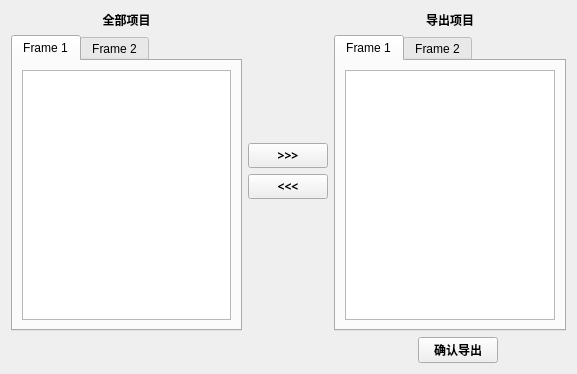
<?xml version="1.0" encoding="UTF-8"?>
<ui version="4.0">
 <class>ExList</class>
 <widget class="QWidget" name="ExList">
  <property name="geometry">
   <rect>
    <x>0</x>
    <y>0</y>
    <width>577</width>
    <height>374</height>
   </rect>
  </property>
  <property name="windowTitle">
   <string>Form</string>
  </property>
  <layout class="QGridLayout" name="gridLayout_5">
   <item row="0" column="0">
    <layout class="QGridLayout" name="gridLayout_4">
     <item row="0" column="0">
      <widget class="QLabel" name="label_1">
       <property name="font">
        <font>
         <family>微软雅黑</family>
         <weight>75</weight>
         <bold>true</bold>
        </font>
       </property>
       <property name="text">
        <string>全部项目</string>
       </property>
       <property name="alignment">
        <set>Qt::AlignCenter</set>
       </property>
      </widget>
     </item>
     <item row="1" column="0">
      <widget class="QTabWidget" name="tabWidget_left">
       <property name="currentIndex">
        <number>0</number>
       </property>
       <widget class="QWidget" name="tab">
        <attribute name="title">
         <string>Frame 1</string>
        </attribute>
        <layout class="QGridLayout" name="gridLayout_2">
         <item row="0" column="0">
          <widget class="QListView" name="listView_left_1">
           <property name="dragEnabled">
            <bool>true</bool>
           </property>
           <property name="dragDropMode">
            <enum>QAbstractItemView::DragDrop</enum>
           </property>
           <property name="defaultDropAction">
            <enum>Qt::TargetMoveAction</enum>
           </property>
          </widget>
         </item>
        </layout>
       </widget>
       <widget class="QWidget" name="tab_2">
        <attribute name="title">
         <string>Frame 2</string>
        </attribute>
        <layout class="QGridLayout" name="gridLayout_3">
         <item row="0" column="0">
          <widget class="QListView" name="listView_left_2"/>
         </item>
        </layout>
       </widget>
      </widget>
     </item>
    </layout>
   </item>
   <item row="0" column="1">
    <layout class="QVBoxLayout" name="verticalLayout">
     <item>
      <spacer name="verticalSpacer_4">
       <property name="orientation">
        <enum>Qt::Vertical</enum>
       </property>
       <property name="sizeHint" stdset="0">
        <size>
         <width>20</width>
         <height>40</height>
        </size>
       </property>
      </spacer>
     </item>
     <item>
      <spacer name="verticalSpacer">
       <property name="orientation">
        <enum>Qt::Vertical</enum>
       </property>
       <property name="sizeHint" stdset="0">
        <size>
         <width>20</width>
         <height>40</height>
        </size>
       </property>
      </spacer>
     </item>
     <item>
      <widget class="QPushButton" name="pushButton_all2right">
       <property name="font">
        <font>
         <family>3ds</family>
         <weight>75</weight>
         <bold>true</bold>
        </font>
       </property>
       <property name="toolTip">
        <string>全部移至右边</string>
       </property>
       <property name="text">
        <string>&gt;&gt;&gt;</string>
       </property>
      </widget>
     </item>
     <item>
      <widget class="QPushButton" name="pushButton_all2left">
       <property name="font">
        <font>
         <family>3ds</family>
         <weight>75</weight>
         <bold>true</bold>
        </font>
       </property>
       <property name="toolTip">
        <string>全部移至左边</string>
       </property>
       <property name="text">
        <string>&lt;&lt;&lt;</string>
       </property>
      </widget>
     </item>
     <item>
      <spacer name="verticalSpacer_2">
       <property name="orientation">
        <enum>Qt::Vertical</enum>
       </property>
       <property name="sizeHint" stdset="0">
        <size>
         <width>20</width>
         <height>40</height>
        </size>
       </property>
      </spacer>
     </item>
     <item>
      <spacer name="verticalSpacer_3">
       <property name="orientation">
        <enum>Qt::Vertical</enum>
       </property>
       <property name="sizeHint" stdset="0">
        <size>
         <width>20</width>
         <height>40</height>
        </size>
       </property>
      </spacer>
     </item>
    </layout>
   </item>
   <item row="0" column="2">
    <layout class="QGridLayout" name="gridLayout">
     <item row="0" column="0">
      <widget class="QLabel" name="label_2">
       <property name="font">
        <font>
         <family>微软雅黑</family>
         <weight>75</weight>
         <bold>true</bold>
        </font>
       </property>
       <property name="text">
        <string>导出项目</string>
       </property>
       <property name="alignment">
        <set>Qt::AlignCenter</set>
       </property>
      </widget>
     </item>
     <item row="1" column="0">
      <widget class="QTabWidget" name="tabWidget_right">
       <property name="currentIndex">
        <number>0</number>
       </property>
       <widget class="QWidget" name="tab_3">
        <attribute name="title">
         <string>Frame 1</string>
        </attribute>
        <layout class="QGridLayout" name="gridLayout_6">
         <item row="0" column="0">
          <widget class="QListView" name="listView_right_1">
           <property name="dragEnabled">
            <bool>true</bool>
           </property>
           <property name="dragDropMode">
            <enum>QAbstractItemView::DragDrop</enum>
           </property>
           <property name="defaultDropAction">
            <enum>Qt::TargetMoveAction</enum>
           </property>
           <property name="wordWrap">
            <bool>false</bool>
           </property>
          </widget>
         </item>
        </layout>
       </widget>
       <widget class="QWidget" name="tab_4">
        <attribute name="title">
         <string>Frame 2</string>
        </attribute>
        <layout class="QGridLayout" name="gridLayout_7">
         <item row="0" column="0">
          <widget class="QListView" name="listView_right_2"/>
         </item>
        </layout>
       </widget>
      </widget>
     </item>
    </layout>
   </item>
   <item row="1" column="0" colspan="3">
    <layout class="QHBoxLayout" name="horizontalLayout" stretch="6,1,1">
     <item>
      <spacer name="horizontalSpacer">
       <property name="orientation">
        <enum>Qt::Horizontal</enum>
       </property>
       <property name="sizeHint" stdset="0">
        <size>
         <width>40</width>
         <height>20</height>
        </size>
       </property>
      </spacer>
     </item>
     <item>
      <widget class="QPushButton" name="pushButton_confirm">
       <property name="sizePolicy">
        <sizepolicy hsizetype="Minimum" vsizetype="Fixed">
         <horstretch>0</horstretch>
         <verstretch>0</verstretch>
        </sizepolicy>
       </property>
       <property name="font">
        <font>
         <family>微软雅黑</family>
         <weight>75</weight>
         <bold>true</bold>
        </font>
       </property>
       <property name="layoutDirection">
        <enum>Qt::LeftToRight</enum>
       </property>
       <property name="text">
        <string>确认导出</string>
       </property>
      </widget>
     </item>
     <item>
      <spacer name="horizontalSpacer_3">
       <property name="orientation">
        <enum>Qt::Horizontal</enum>
       </property>
       <property name="sizeHint" stdset="0">
        <size>
         <width>40</width>
         <height>20</height>
        </size>
       </property>
      </spacer>
     </item>
    </layout>
   </item>
  </layout>
 </widget>
 <resources/>
 <connections/>
</ui>
